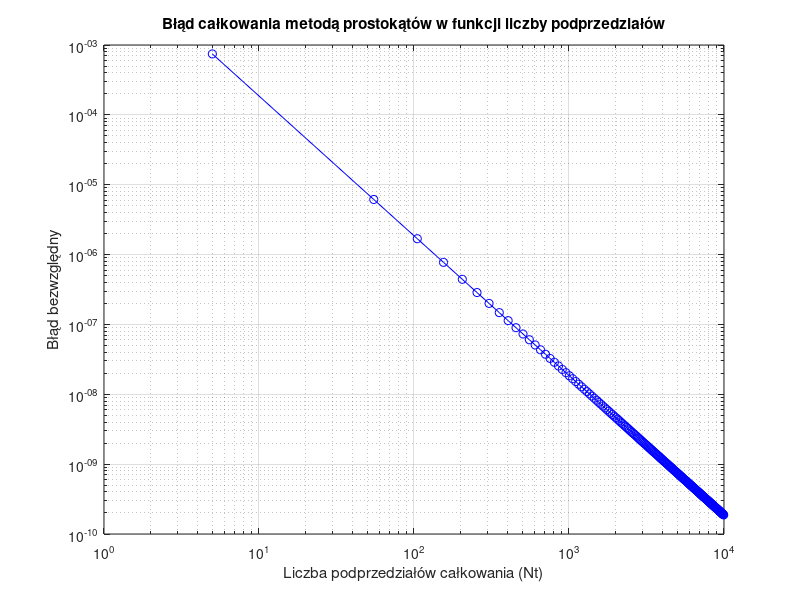

This chart was generated by the following MATLAB code:
function [ft_5, integral_1000, Nt, integration_error] = midpoint_rule_accuracy_evaluation()
    % Funkcja służy do numerycznego obliczania całki oznaczonej metodą prostokątów
    % (wariant z punktem środkowym) z funkcji gęstości prawdopodobieństwa awarii
    % urządzenia elektronicznego. Jej celem jest porównanie dokładności obliczeń
    % w zależności od liczby zastosowanych podprzedziałów całkowania.
    %
    % ft_5 – wartość funkcji gęstości prawdopodobieństwa obliczona dla t = 5.
    %
    % integral_1000 – przybliżona wartość całki oznaczonej na przedziale [0, 5]
    %   wyznaczona metodą prostokątów dla liczby podprzedziałów wynoszącej 1000.
    %
    % integration_error – wektor zawierający błędy bezwzględne numerycznego
    %   wyznaczenia wartości całki oznaczonej. Wartość integration_error(1,i)
    %   oznacza błąd obliczenia całki dla Nt(1,i) podprzedziałów:
    %   integration_error(1, i) = abs(integral_approximation - reference_value),
    %   gdzie reference_value to wzorcowa wartość całki.
    %
    % Nt – wektor wierszowy zawierający liczby podprzedziałów całkowania,
    %   dla których wyznaczane są przybliżenia całki i obliczany jest błąd.

    reference_value = 0.0473612919396179; % wartość wzorcowa całki

    ft_5 = failure_density_function(5);
    N = 1000; % liczba podprzedziałów całkowania
    x = linspace(0,5,N+1); % liczba punktów = liczba podprzedziałów całkowania + 1
    integral_1000 = midpoint_rule(x);

    Nt = 5:50:10^4;
    integration_error = [];
    for i = 1:length(Nt)
        x = linspace(0, 5, Nt(i)+1); 
        integration_result=midpoint_rule(x);
        integration_error(1, i) = abs(integration_result - reference_value);
    end
    figure;
    loglog(Nt, integration_error, 'b-o');
    xlabel('Liczba podprzedziałów całkowania (Nt)');
    ylabel('Błąd bezwzględny');
    title('Błąd całkowania metodą prostokątów w funkcji liczby podprzedziałów');
    grid on;
    saveas(gcf, 'zadanie1.png');
end


function integral_approximation = midpoint_rule(x)
    % Oblicza przybliżoną wartość całki oznaczonej z funkcji gęstości
    % prawdopodobieństwa (failure_density_function) przy użyciu
    % metody prostokątów (ang. midpoint rule).
    %
    % x – wektor rosnących wartości określających końce przedziałów całkowania.
    %     Dla n-elementowego wektora x zdefiniowanych jest n−1 przedziałów
    %     całkowania: [x(1), x(2)], [x(2), x(3)], ..., [x(n−1), x(n)].
    %
    % integral_approximation – przybliżona wartość całki oznaczonej
    n = length(x);
    integral_approximation = 0;

    for i = 1:n-1
        midpoint = (x(i) + x(i+1)) / 2;
        deltaX = x(i+1) - x(i);
        integral_approximation = integral_approximation + failure_density_function(midpoint) * deltaX;
    end
end

function ft = failure_density_function(t)
    % Zwraca wartości funkcji gęstości prawdopodobieństwa wystąpienia awarii
    % urządzenia elektronicznego dla zadanych wartości czasu t.
    %
    % t – wektor wartości czasu (wyrażonych w latach), dla których obliczane
    %   są wartości funkcji gęstości prawdopodobieństwa.
    %
    % ft – wektor zawierający wartości funkcji gęstości prawdopodobieństwa
    %      odpowiadające kolejnym elementom wektora t.
    ft = (1 / (3 * sqrt(2 * pi))) * exp(-((t - 10).^2) / (2 * 3^2));
end